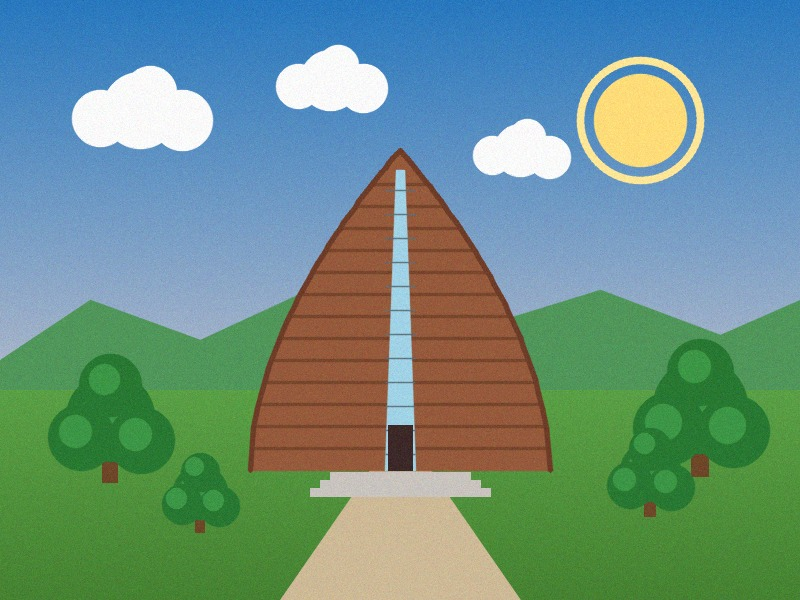
#> input picture sample.jpg, 800 x 600 px
$ python owo2.py
#> lines starting #> are read from the running program, lines starting #| are printed output that depends on the picture; after the words box and inside, x2 and y2 are one past the last pixel; in counts of white or black regions, pixels touching at a corner belong together
import sys

import cv2
import numpy as np


def cartoonize(img, k=8):
    """
    把一般照片轉成類似繪本 / 卡通風格的圖片
    步驟：
    1. 用雙邊濾波讓顏色變平滑但保留邊緣
    2. 做邊緣偵測，產生黑色線稿
    3. 顏色做 K-means 量化，讓色塊更「塊狀」
    4. 把線稿疊回色塊上
    """

    # 1) 雙邊濾波：柔化顏色但保留邊緣
    color = cv2.bilateralFilter(img, d=9, sigmaColor=75, sigmaSpace=75)

    # 2) 邊緣偵測：做成像漫畫線稿一樣
    gray = cv2.cvtColor(img, cv2.COLOR_BGR2GRAY)
    gray_blur = cv2.medianBlur(gray, 7)
    edges = cv2.adaptiveThreshold(
        gray_blur, 255,
        cv2.ADAPTIVE_THRESH_MEAN_C,
        cv2.THRESH_BINARY,
        9, 2
    )
    edges_color = cv2.cvtColor(edges, cv2.COLOR_GRAY2BGR)

    # 3) 顏色量化：用 K-means 把顏色變成少數幾種「色塊」
    data = color.reshape((-1, 3))
    data = np.float32(data)

    criteria = (cv2.TERM_CRITERIA_EPS + cv2.TERM_CRITERIA_MAX_ITER, 20, 1.0)
    _, labels, centers = cv2.kmeans(
        data, k, None, criteria, 10, cv2.KMEANS_RANDOM_CENTERS
    )
    centers = np.uint8(centers)
    quantized = centers[labels.flatten()].reshape(color.shape)

    # 4) 線稿 & 色塊混合：讓邊緣變得比較明顯
    cartoon = cv2.bitwise_and(quantized, edges_color)

    return cartoon


def add_storybook_frame(img, title="Donghai Chapel Story"):
    """
    在圖片外加一圈「書頁」邊框 + 標題文字，讓它更像繪本的一頁
    """
    h, w = img.shape[:2]

    # 建立比原圖稍大的底圖當「紙張」
    margin = 40
    page_color = (245, 245, 230)  # 淺米色像紙
    page = np.full((h + margin * 2, w + margin * 2, 3), page_color, dtype=np.uint8)

    # 把圖貼到中間
    page[margin:margin + h, margin:margin + w] = img

    # 畫外框線
    cv2.rectangle(
        page,
        (margin - 5, margin - 5),
        (margin + w + 5, margin + h + 5),
        (180, 180, 160),
        2
    )

    # 標題文字
    cv2.putText(
        page,
        title,
        (margin, margin - 10),
        cv2.FONT_HERSHEY_SIMPLEX,
        0.9,
        (80, 80, 60),
        2,
        cv2.LINE_AA
    )

    return page


def main():
    # 預設用同目錄的 sample.jpg（程式產生的示意圖），也可以用命令列指定自己的照片：
    #   python owo2.py my_photo.jpg
    path = sys.argv[1] if len(sys.argv) > 1 else "sample.jpg"
    img = cv2.imread(path)
#> img is the input picture: shape (600, 800, 3); mean B, G, R 132.8, 144.2, 107

    if img is None:
        print(f"讀不到圖片檔案：{path}，請確認檔名與路徑是否正確")
        return

    # 讓圖片寬度差不多固定，避免太大
    max_width = 800
    h, w = img.shape[:2]
#> h = 600; w = 800
    if w > max_width:
        scale = max_width / w
        img = cv2.resize(img, (max_width, int(h * scale)), interpolation=cv2.INTER_AREA)

    # 做成繪本 / 卡通風格
    cartoon = cartoonize(img, k=8)
#> in cartoonize, `gray = cv2.cvtColor(img, cv2.COLOR_BGR2GRAY)`:
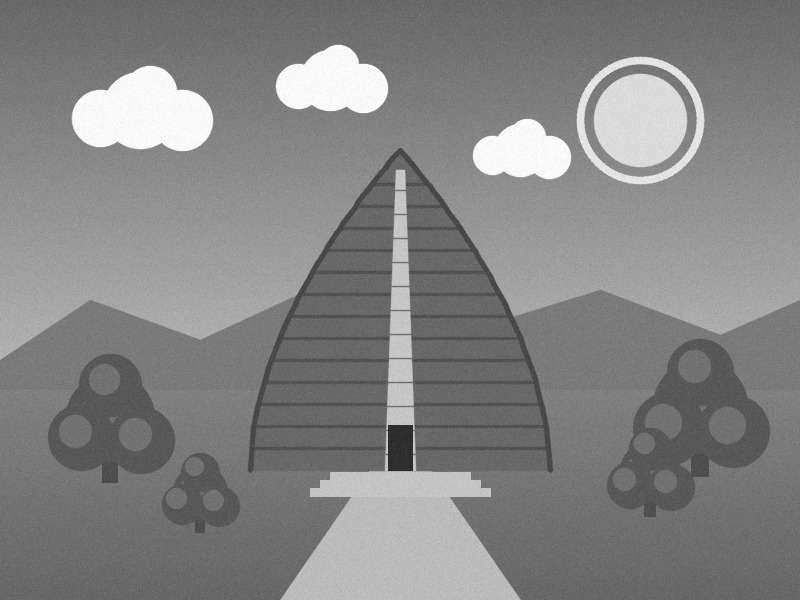
#> gray: shape (600, 800); min 34, max 255, mean 131.7
#> in cartoonize, `edges = cv2.adaptiveThreshold( gray_blur, 255, cv2.ADAPTIVE_THRESH_MEA..`:
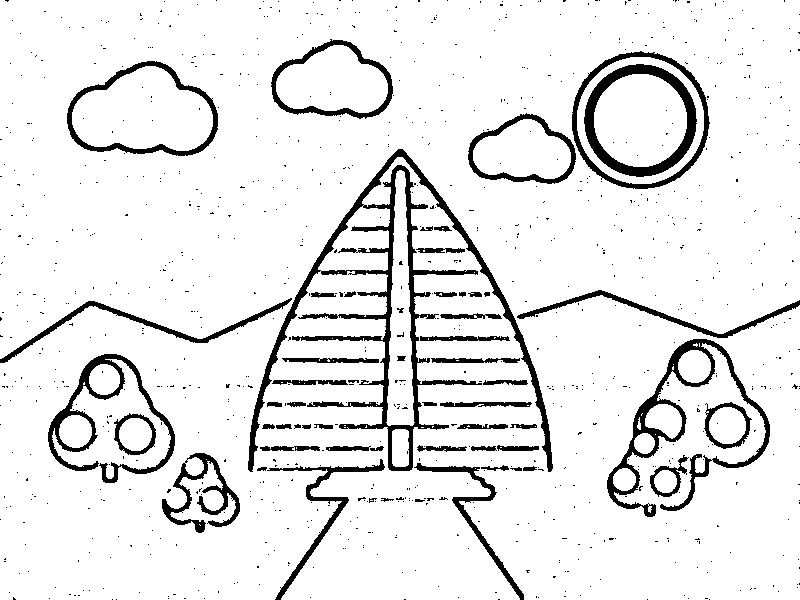
#> edges: shape (600, 800); 91% white; 964 black regions (906 under 20 px), largest, box (x1, y1, x2, y2) and area: (248, 149, 553, 472) 10452, (607, 339, 770, 517) 4095, (584, 64, 697, 177) 3080
#> in cartoonize, `_, labels, centers = cv2.kmeans( data, k, None, criteria, 10, cv2.KMEA..`: centers = [[249.4, 249, 247.9], [149.9, 197.7, 217.3], [57.35, 85.97, 141.9], [58.2, 141.5, 76.11], [197.9, 160.6, 123.4], [191.4, 131.2, 64.22], [88.77, 150.4, 81.37], [50.52, 118, 42.9]]
#> in cartoonize, `centers = np.uint8(centers)`: centers = [[249, 249, 247], [149, 197, 217], [57, 85, 141], [58, 141, 76], [197, 160, 123], [191, 131, 64], [88, 150, 81], [50, 118, 42]]
#> in cartoonize, `quantized = centers[labels.flatten()].reshape(color.shape)`:
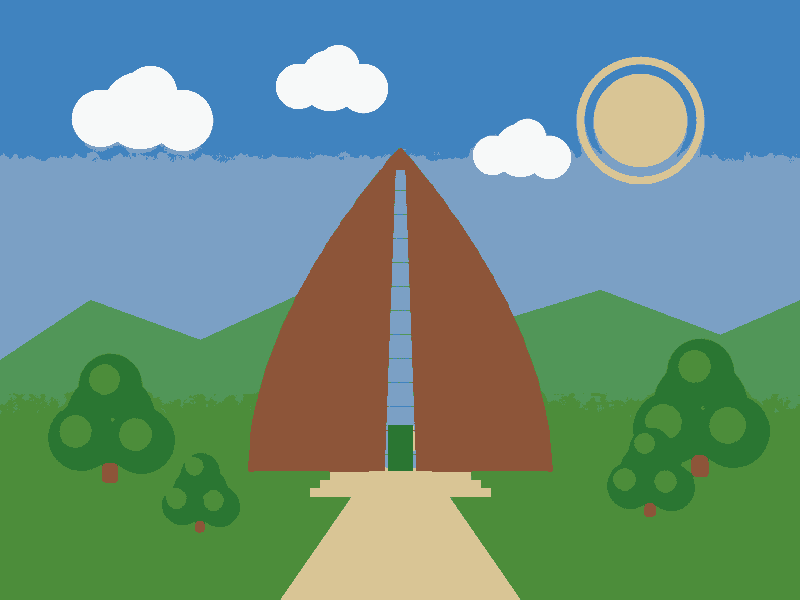
#> quantized: shape (600, 800, 3); mean B, G, R 132.3, 143.7, 106.6
#> in cartoonize, `cartoon = cv2.bitwise_and(quantized, edges_color)`:
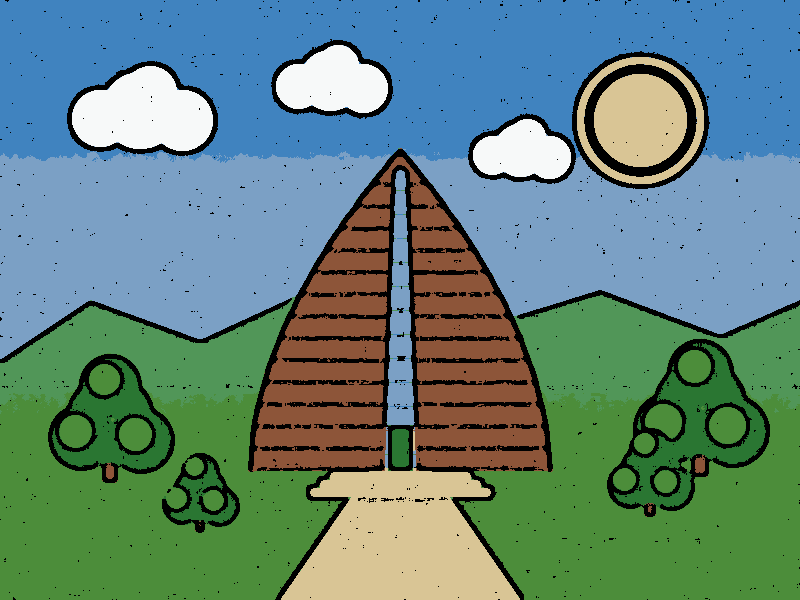
#> cartoon: shape (600, 800, 3); mean B, G, R 123.9, 133.3, 98

    # 加上「繪本頁」邊框
    cartoon_page = add_storybook_frame(cartoon, title="Donghai Chapel Story")
#> in add_storybook_frame, `cv2.putText( page, title, (margin, margin - 10), cv2.FONT_HERSHEY_SIMP..`:
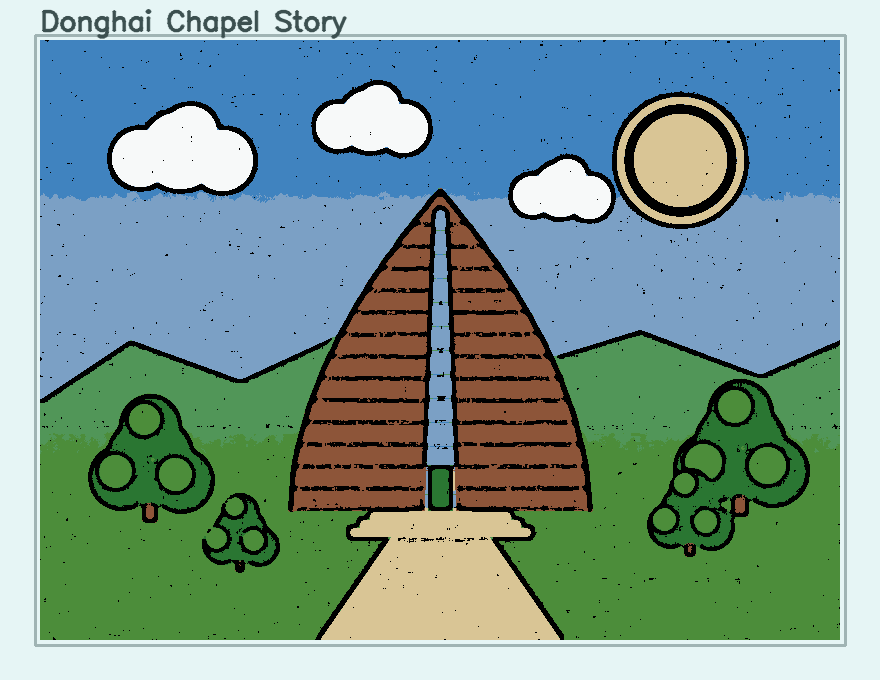
#> page: shape (680, 880, 3); mean B, G, R 146.2, 153.8, 122.4

    # 把原圖也縮成類似風格的頁面，方便左右對比
    original_page = add_storybook_frame(img, title="Original Photo")
#> call 2 of add_storybook_frame, with title = 'Original Photo'
#> in add_storybook_frame (call 2), `cv2.putText( page, title, (margin, margin - 10), cv2.FONT_HERSHEY_SIMP..`:
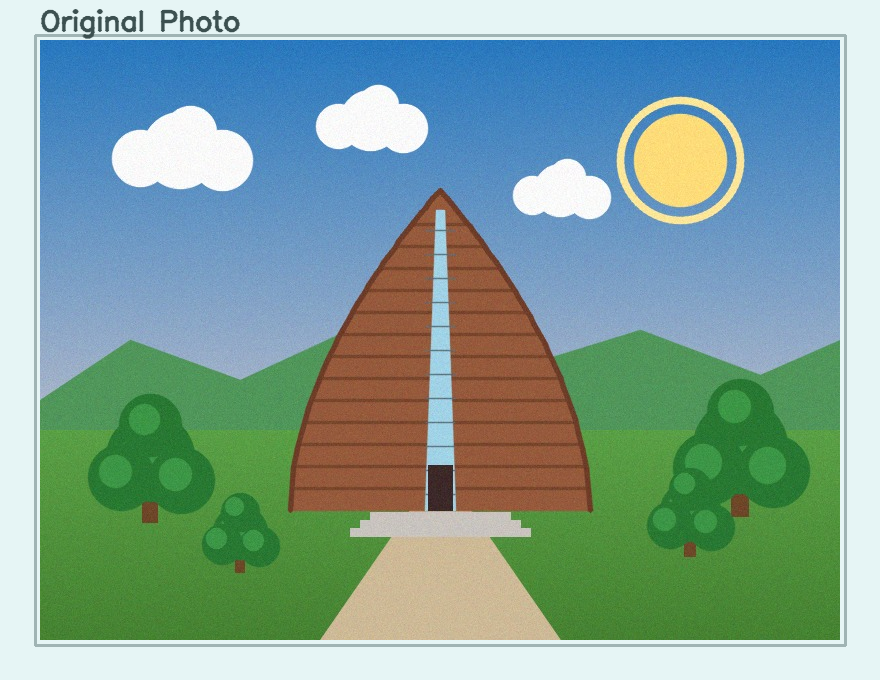
#> page: shape (680, 880, 3); mean B, G, R 153.6, 162.7, 129.8

    # 左右拼在一起顯示：左原圖、右繪本風格
    both = np.hstack((original_page, cartoon_page))
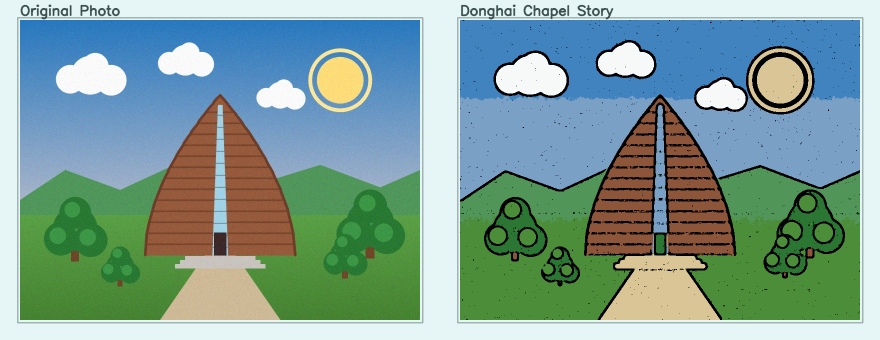
#> both: shape (680, 1760, 3) (shown at 1/2 size); mean B, G, R 149.9, 158.3, 126.1

    cv2.imshow("Donghai Chapel - Storybook Style (S=Save, Q=Quit)", both)

    while True:
        key = cv2.waitKey(0) & 0xFF
#> (key q is pressed here)
        if key == ord('q') or key == 27:
            break
        elif key == ord('s'):
            cv2.imwrite("chapel_storybook.png", both)
            print("已將結果存成 chapel_storybook.png")

    cv2.destroyAllWindows()


if __name__ == "__main__":
    main()
